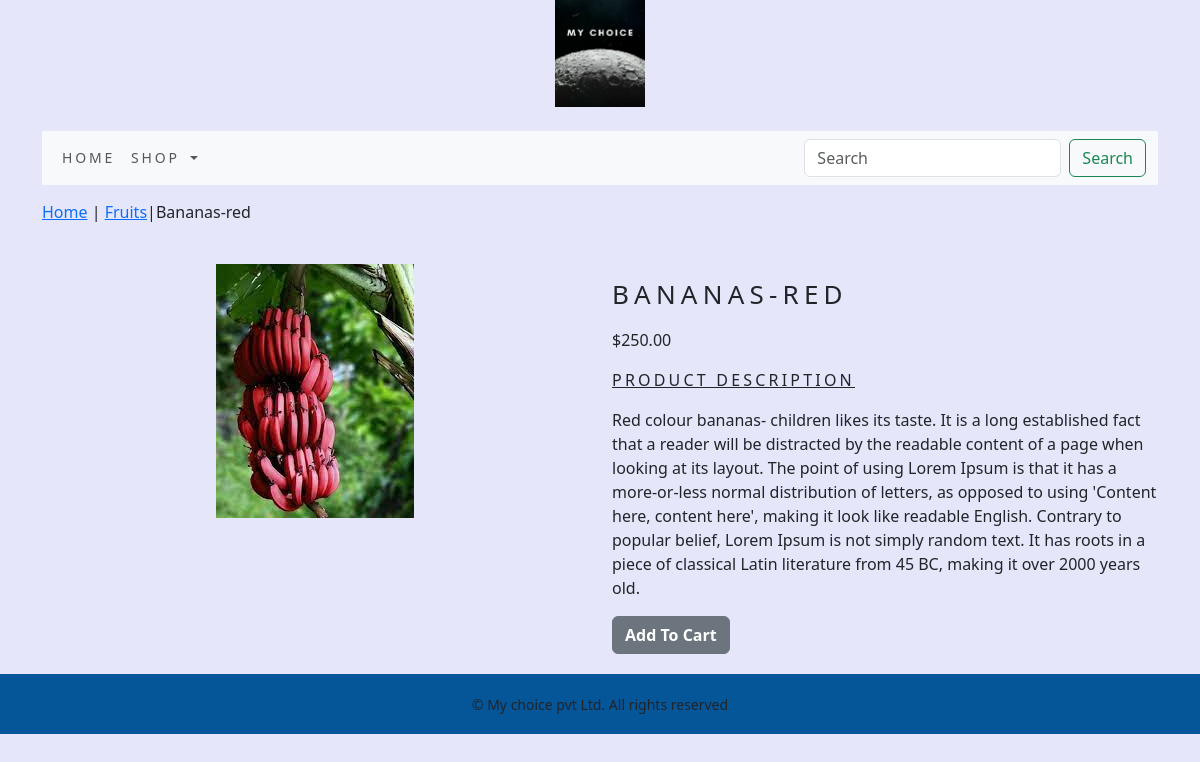
/shop/fruits/bananas-red/, run on the app's committed database.
### shop/models.py (models this page shows, shortened)
class Product(models.Model):
    name=models.CharField(max_length=250,unique=True)
    slug=models.SlugField(max_length=250,unique=True)
    description=models.TextField(blank=True)
    price=models.DecimalField(max_digits=10,decimal_places=2)
    category=models.ForeignKey(Category,on_delete=models.CASCADE)
    image=models.ImageField(upload_to='product',blank=True)
    stock=models.IntegerField()
    available=models.BooleanField(default=True)
    created=models.DateTimeField(auto_now_add=True)
    updated=models.DateTimeField(auto_now=True)
    class Meta:
        ordering = ('name',)
        verbose_name = 'product'
        verbose_name_plural = 'products'

class Category(models.Model):
    name=models.CharField(max_length=250,unique=True)
    slug=models.SlugField(max_length=250,unique=True)
    description=models.TextField(blank=True)
    image=models.ImageField(upload_to='category',blank=True)
    class Meta:
        ordering=('name',)
        verbose_name='category'
        verbose_name_plural='categories'
    def get_url(self):
        return reverse('shop:products_by_category',args=[self.slug])
    def __str__(self):
        return '{}'.format(self.name)

### shop/views.py (the view)
# urls.py: path('<slug:c_slug>/<slug:product_slug>/', views.productDetails, name="productCategoryDetails"),
def productDetails(request,c_slug,product_slug):
    try:
        product=Product.objects.get(category__slug=c_slug,slug=product_slug)
    except Exception as e:
        raise e
    return render(request,'product.html',{'product':product})

### cart/context_processors.py (called while the page is built)
def counter(request):
    item_count = 0
    if 'admin' in request.path:
        return {}
    else:
        try:
            cart= Cart.objects.filter(cart_id=_cart_id(request))
            cart_items=CartItem.objects.all().filter(cart=cart[:1])
            for cart_item in cart_items:
                item_count += cart_item.quantity
        except Cart.DoesNotExist:
            item_count=0
    return dict(item_count=item_count)

### cart/views.py (called while the page is built)
def _cart_id(request):
    cart= request.session.session_key
    if not cart:
        cart=request.session.create()
    return cart

### shop/context_processors.py (called while the page is built)
def menu_links(request):
    links=Category.objects.all()
    return dict(links=links)

### templates/product.html (shortened to what this page needs)
{% extends 'base.html' %}
{% load static %}
{% block content %}
<div class="row my_prod_row_class">
  <div class="mx-auto">
    <p><a href="{% url 'shop:allProdCat' %}">Home</a> | <a href="{{product.category.get_url}}">{{product.category}}</a>|{{product.name}}</p>
   </div>
    <div class="container"><br>
        <div class="row">
            <div class="col-12 col-sm-12 col-md-12 col-lg-6 text-center">
                <div style="min-width;18rem;">
                <img src="{{product.image.url}}" alt="{{product.name}}" style="max-width: 90vh;max-height: 60vh;">
                </div>
            </div>
     <div class="col-12 col-sm-12 col-md-12 col-lg-6">
     <div>
      <h1 class="my_prod_title">{{product.name}}</h1>
     <p>${{product.price}}</p>
      <p class="my_title"><u>Product Description</u></p>
      <p class="text-justify my_prod_text">{{product.description}}</p>
      {% if product.stock <= 0 %}
      <p class="text-justify my_prod_text"><b style="color:red;">Out Of Stock</b></p>
      {% else %}
      <a class="btn btn-secondary" href="{% url 'cart:add_cart' product.id %}"> <b>Add To Cart</b></a>
      {% endif %}
    </div>
  </div>
  </div>
</div>
</div>
{% endblock %}

### static/css/custom.css (style rules this page uses)
body { background-color: Lavender !important; font-family: 'Poppins', sans-serif; }
.my_title { font_size:16px; text-transform:uppercase; letter-spacing:.2em; }
.my_prod_row_class { padding-top:15px; padding-bottom:20px; }
.my_prod_title { font-size:26px; text-transform:uppercase; letter-spacing:.2em; padding-top:15px; padding-bottom:10px; }

### data on the page
Product: category "Fruits", name "Bananas-red", image (picture), name "BANANAS-RED", price "250.00", description "Red colour bananas- children likes its taste. It is a long established fact that a reader will be distracted by the readable content of a page when looking at its layout. The point of using Lorem Ipsum is that it has a more-or-less normal distribution of letters, as opposed to using 'Content here, content here', making it look like readable English. Contrary to popular belief, Lorem Ipsum is not simply random text. It has roots in a piece of classical Latin literature from 45 BC, making it over 2000 years old."
